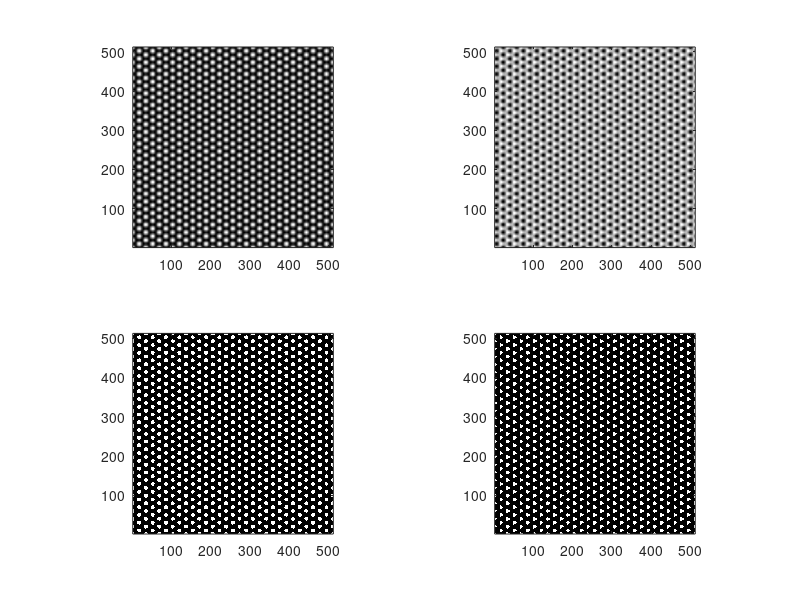
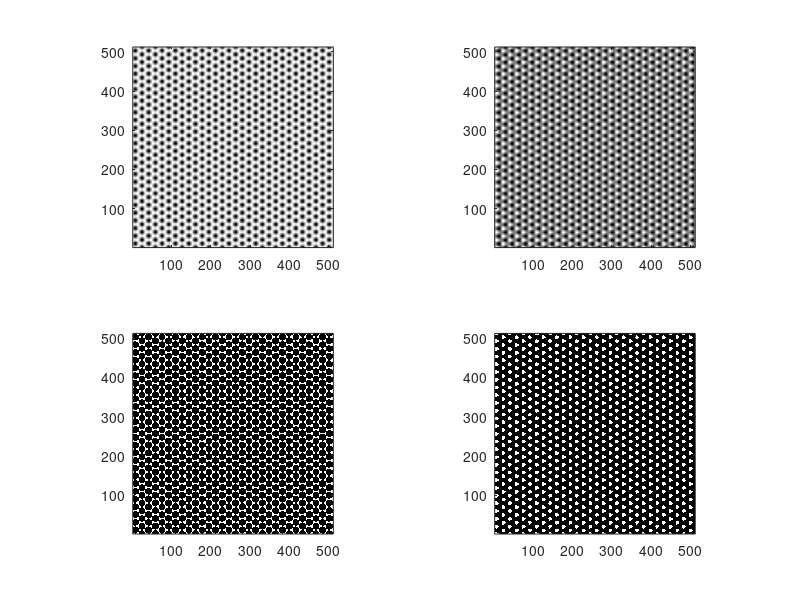

These charts were generated, in order, by the following MATLAB code: (Note: this script raises an error after producing the figures.)
% Make a artificial hexagon and put it nto the image processing process to
% see if I can see any k difference in different raduis ring.
close all
[x,y] = meshgrid(1:512,1:512);

k0=30*2*pi/512;
k1=k0; k2x = k0*cos(2*pi/3); k2y = k0*sin(2*pi/3); k3x = k0*cos(-2*pi/3); k3y = k0*sin(-2*pi/3);
d1=pi/4;d2=pi/3;d3=pi/2;
a = cos(k1*x) + cos(k2x*x + k2y*y) + cos(k3x*x + k3y*y) ; 
b = cos(k1*x+d1) + cos(k2x*x + k2y*y+d1) + cos(k3x*x + k3y*y+d1) ;
c = cos(k1*x+d2/2) + cos(k2x*x + k2y*y+d2) + cos(k3x*x + k3y*y+3*d2/2) ;
d = -cos(k1*x+d3) + cos(k2x*x + k2y*y+d3) + cos(k3x*x + k3y*y+d3) ;
colormap(gray)
figure(1), subplot(2,2,1), imagesc(a), axis xy; axis image;  subplot(2,2,2), imagesc(b), axis image; axis xy;  subplot(2,2,3), imagesc(a>1), axis xy; axis image;  subplot(2,2,4), imagesc(b>1), axis xy;  axis image; %pause,
figure(2), colormap(gray), subplot(2,2,1), imagesc(c), axis xy; axis image;  subplot(2,2,2), imagesc(d), axis image; axis xy;  subplot(2,2,3), imagesc(c>1), axis xy; axis image;  subplot(2,2,4), imagesc(d>1), axis xy;  axis image; pause,
%a = cos(k2x*x + k2y*y)  ; imagesc(a)
j=0;
for i=0:pi/10:2*pi
    a00 = d * (sin(i+1)-sin(i));
    a00 = a00 + 0.1*a00.^2 + 0.2*a00.^3 ;
    a00 = a00.*( a00>median(a00(:)));
   j = j+1,
a0=zeros(512,512);
for m=1:5;
    a1 = a00;
    mask = sqrt((x-257).^2+(y-257).^2) < 50*m & sqrt((x-257).^2+(y-257).^2) > 50*(m-1) ; a1 = a1 .* mask + mean(a1(:)).*(1-mask);
    a2 = (imresize(a1,0.25,'bicubic')); a2m = mean(a2(:));
    a0 = a0*a2m ; a0(1:128,1:128)=a2;
    a_fft = abs(fftshift( fft2( a0) ));
    a_fft_rt = xy2rt(a_fft, 257,257,1:128, pi/360:pi/180:2*pi);
    a_fft_r = sum(a_fft_rt).*(1:128);
   [k_ring(j,m), width_ring(j,m)] = peak_1d_width(a_fft_r(26:128)); 
    % figure(1), subplot(2,2,1), imagesc(a1), subplot(2,2,2), imagesc(a_fft_rt), subplot(2,2,3), plot(a_fft_r), subplot(2,2,4), imagesc(mask), pause
    %m=m, i=i,theta=theta, pause(0.05)
end,end

 a1 = a;
    %mask = sqrt((x-257).^2+(y-257).^2) < 50*m & sqrt((x-257).^2+(y-257).^2) > 50*(m-1) ; a1 = a1 .* mask + mean(a1(:)).*(1-mask);
    a2 = (imresize(a1,0.25,'bicubic')); a2m = mean(a2(:));
    a0 = a0*a2m ; a0(1:128,1:128)=a2;
    a_fft = abs(fftshift( fft2( a0) ));
    a_fft_rt = xy2rt(a_fft, 257,257,1:128, pi/360:pi/180:2*pi);
    a_fft_r = sum(a_fft_rt).*(1:128);
   [k, width] = peak_1d_width(a_fft_r(26:128)),
% k_ring
figure(2), plot(k_ring)
